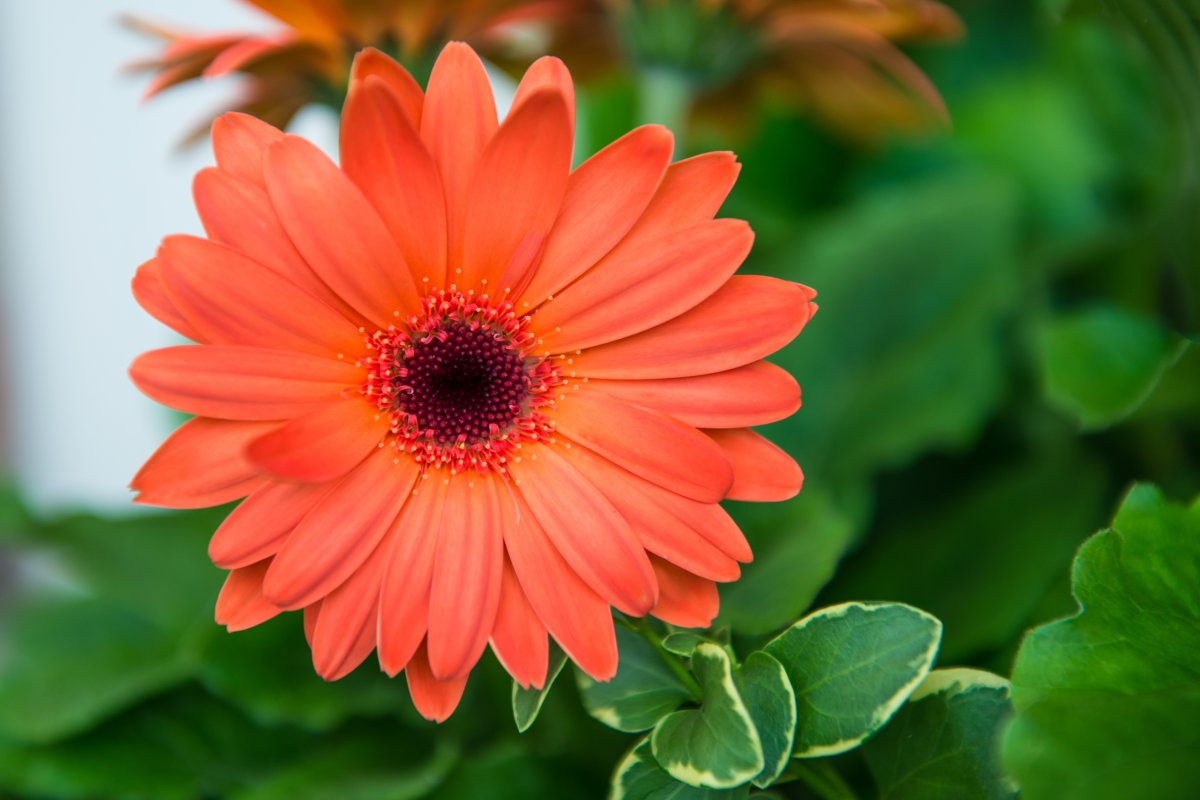
#> input picture 聚类/flower.jpg, 1200 x 800 px
$ python 'GMM前景背景分离.py'
#> lines starting #> are read from the running program, lines starting #| are printed output that depends on the picture; after the words box and inside, x2 and y2 are one past the last pixel; in counts of white or black regions, pixels touching at a corner belong together
from sklearn.mixture import GaussianMixture
from sklearn.cluster import KMeans
import matplotlib.pyplot as plt
from PIL import Image
import numpy as np

img = Image.open('flower.jpg')
#> img is the input picture: PIL image 1200x800 RGB; mean R, G, B 124.8, 102.6, 56.2
new_data = np.array(img).reshape(-1, 3)
gmm = GaussianMixture(n_components=2, covariance_type='tied').fit(new_data)
kmeans = KMeans(n_clusters=2).fit(new_data)

cluster_gmm = gmm.predict(new_data).reshape(800, 1200)
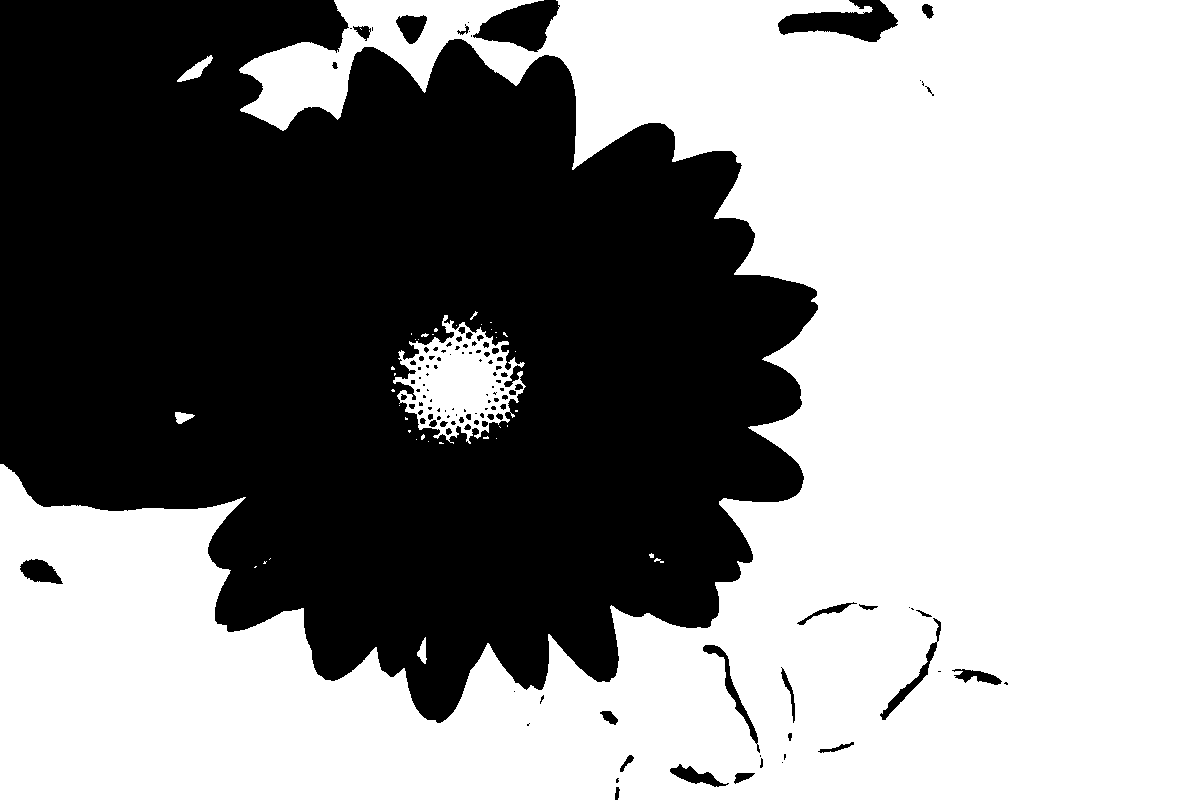
#> cluster_gmm: shape (800, 1200) int64; values 0 (black) and 1 (white), 56.4% white; 122 black regions (67 under 20 px), largest, box (x1, y1, x2, y2) and area: (0, 0, 818, 723) 406384, (778, 0, 898, 42) 2715, (473, 0, 560, 52) 2565
cluster_kmeans = kmeans.predict(new_data).reshape(800, 1200)
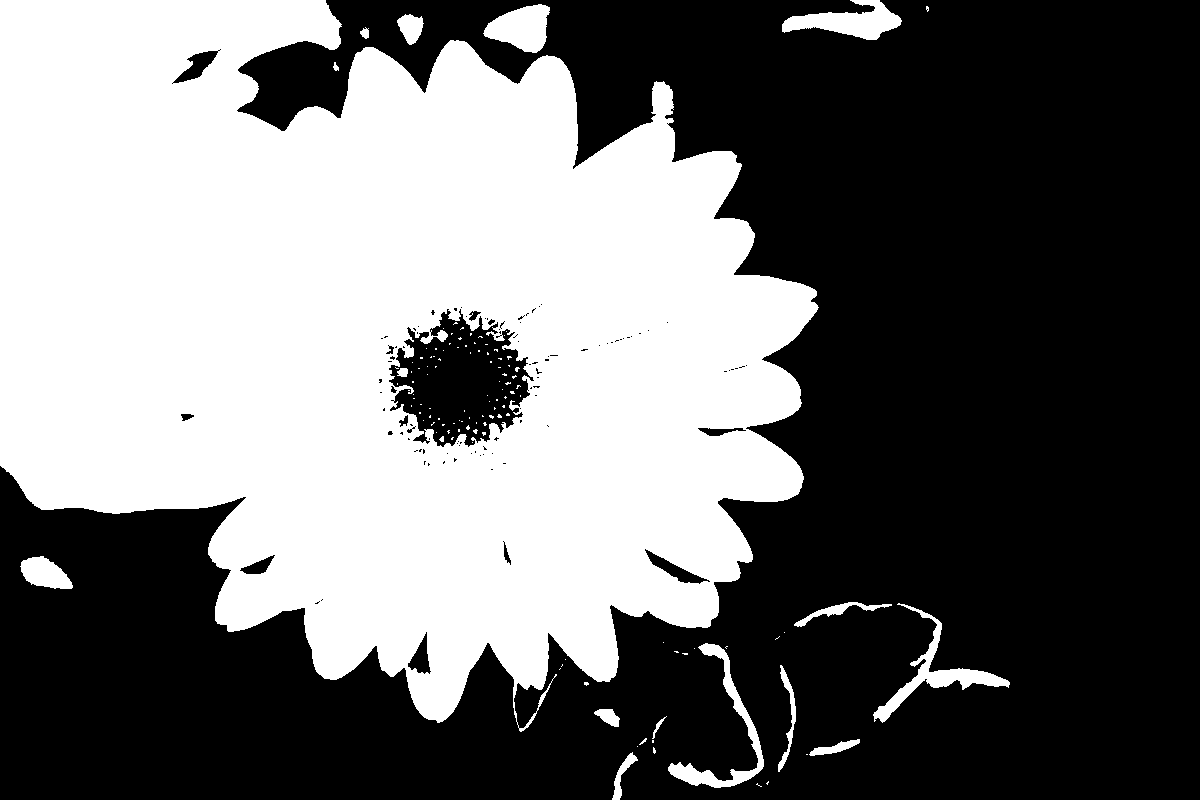
#> cluster_kmeans: shape (800, 1200) int32; values 0 (black) and 1 (white), 43.4% white; 121 white regions (103 under 20 px), largest, box (x1, y1, x2, y2) and area: (0, 0, 819, 732) 402958, (873, 603, 1010, 723) 2465, (782, 0, 902, 40) 2431

plt.figure(figsize=(16, 8), facecolor='w', edgecolor='k')
plt.subplot(1, 3, 1)
plt.title('GMM')
plt.imshow(cluster_gmm)
plt.subplot(1, 3, 2)
plt.imshow(img)
plt.title('source image')
plt.subplot(1, 3, 3)
plt.title('KMeans')
plt.imshow(cluster_kmeans)
plt.show()
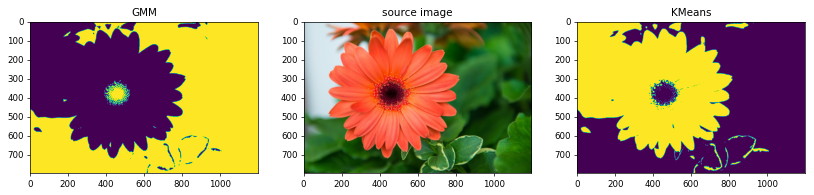
#> figure drawn by matplotlib, 3 panels
